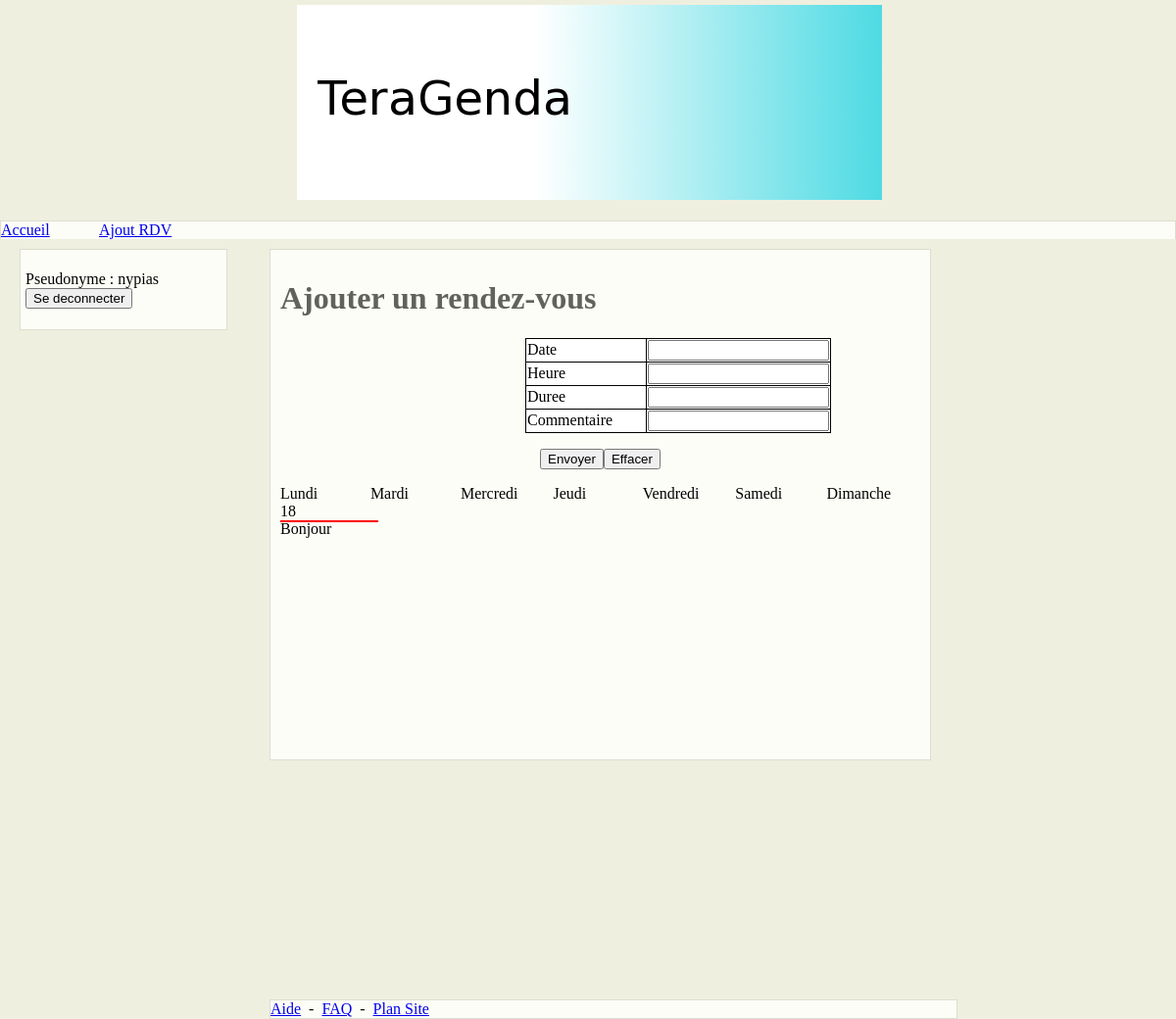
The app's page /ajoutrdv.php (signed in), older data.
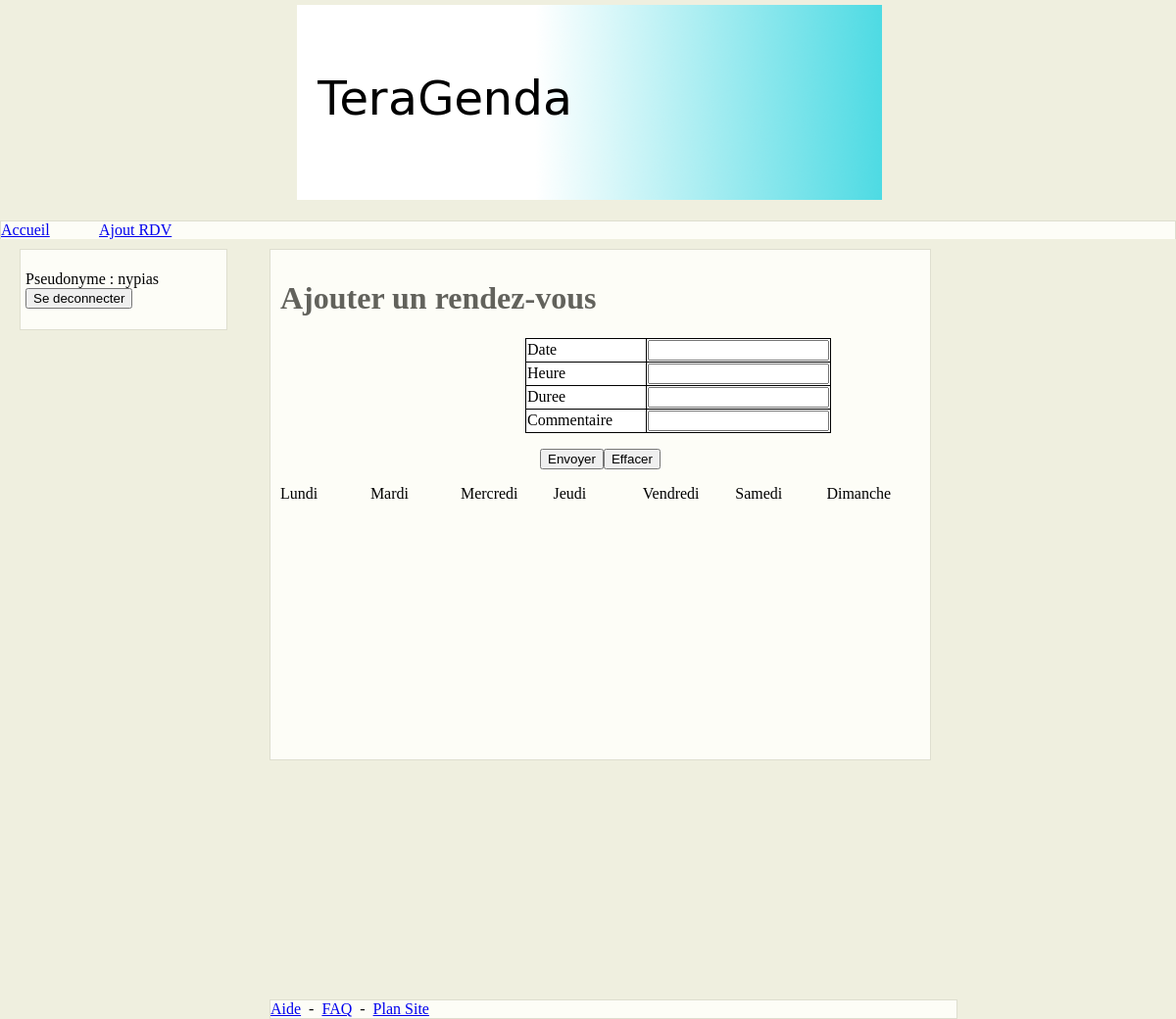
The same page, newer data.
### tables this page shows
CREATE TABLE IF NOT EXISTS `rdv` (
  `id` int(11) NOT NULL AUTO_INCREMENT,
  `id_compte_a_cree` int(11) NOT NULL,
  `id_projet_posseder` int(11) NOT NULL,
  `date` date NOT NULL,
  `heure` time NOT NULL,
  `duree` int(10) NOT NULL,
  `commentaire` varchar(200) NOT NULL,
  PRIMARY KEY (`id`),
  KEY `id_compte_a_cree` (`id_compte_a_cree`),
  KEY `id_projet_posseder` (`id_projet_posseder`)
);

### ajoutrdv.php (called while the page is built, shortened)
<?php
include("loader.php");
?>

### contenu/ajoutrdv.php (the view, shortened to what this page needs)
<?php
if (!isset($_SESSION["ses_connecte"]))
{
?>
<?php
}
else
{
?>
<h1>Ajouter un rendez-vous </h1>
<form method="post" action="">
	<table>
		<tr><td><label>Date</label></td><td><input type="text" id="date" name="date" /></td></tr>
		<tr><td><label>Heure</label></td><td><input type="text" id="heure" name="heure" /></td></tr>
		<tr><td><label>Duree</label></td><td><input type="text" id="duree" name="duree" /></td></tr>
		<tr><td><label>Commentaire</label></td><td><input type="text" id="commentaire" name="commentaire" /></td></tr>
	</table>
	<p style="text-align: center;">
		<input type="submit" value="Envoyer"/><input type="reset" value="Effacer"/>
	</p>
</form>
<ul>
<li>Lundi</li>
<li>Mardi</li>
<li>Mercredi</li>
<li>Jeudi</li>
<li>Vendredi</li>
<li>Samedi</li>
<li>Dimanche</li>
</ul>
<div style="position: relative;">
<?php
$q = mysql_query("SELECT * FROM rdv");
while ($d = mysql_fetch_array($q) )
{
$h = $d["heure"];
$deb = substr($h,0,2)*60+substr($h,3,5);
echo $deb;
	?><div style="position: absolute; top: <?php echo $deb; ?>px; left: <?php echo $d["date"]; ?>px; width: 100px; height: <?php echo $d["duree"]; ?>px; background-color: red;"><?php echo $d["commentaire"]; ?></div>
	<?php
}
?>
</div>
<?php
}
?>

### loader.php (shortened to what this page needs)
?><!DOCTYPE html PUBLIC "-//W3C//DTD XHTML 1.0 Strict//EN" "http://www.w3.org/TR/xhtml1/DTD/xhtml1-strict.dtd">
<html xmlns="http://www.w3.org/1999/xhtml" xml:lang="fr" >
   <head>
       <link rel="stylesheet" media="screen" type="text/css" href="design.css" />
   </head>
   <body>
     <div id="banniere">
		<a href="index.php" title="Lien vers la page principale"><img src="./image/header.png" alt="En tete Header" /></a>
     </div>
     <div id="barreup">
     	<ul>
     		<li><a href="./index.php" title="Lien vers la page d'accueil">Accueil</a></li>
     		<li><a href="./ajoutrdv.php" title="Ajout RDV">Ajout RDV</a></li>
    	 </ul>
     </div>
	 <div id="cadreconnexion">
	 <form method="post" action="">
	 <?php
if (isset($_SESSION["ses_connecte"]))
{
	?>
	 	 <p> Pseudonyme : <?php echo $_SESSION["ses_pseudo"]; ?> <br />
	 <input type="submit" value="Se deconnecter" /></p>
	 <?php
}
?>
	 </form>
	 </div>
	 <div id="presentationagenda">
	<?php
include("contenu/".$page.".php");
?>
	</div>
    	 <div id="footer">
    	      <div id="footer_texte">
	      	   <a href="aide.php" title="Aide Site">Aide</a>
		   <span>&nbsp;-&nbsp;</span>
		   <a href="faq.php" title="Faq">FAQ</a>
	<span>&nbsp;-&nbsp;</span>
 	<a href="plansite.php" title="Plan du site">Plan Site</a>
     	      </div>
	 </div>
  </body>
</html>

### design.css (style rules this page uses)
body { margin : auto; background-color : #EFEFDF; }
table { margin-left : 250px; border-collapse: collapse; background : white; }
table td { border : 1px solid black; width : 120px; }
ul { padding: 0px; margin: 0px; }
ul li { display: table-cell; width: 100px; }
h1 { color:#62625C; }
#banniere { width : 600px; height: 200px; margin:auto; margin-top:5px; margin-bottom:20px; }
#banniere img { border-style:none; }
#barreup { min-width : 600px; background-color : #FDFDF7; left : 250px; right : 250px; border:1px #DEDECF solid; border-bottom : none; margin-bottom : 10px; }
#cadreconnexion { background-color : #FDFDF7; position : absolute; width : 200px; padding : 5px; margin-left:20px; border:1px #DEDECF solid; }
#presentationagenda { position : absolute; min-height:500px; min-width :600px; left : 275px; right : 250px; padding : 10px; border:1px #DEDECF solid; background-color : #FDFDF7; }
#footer { position : absolute; top:1000px; width:700px; left : 275px; margin-top:20px; border:1px #DEDECF solid; background-color : #FDFDF7; }

Row changes from the older to the newer data that the page shows:
removed rdv: heure "18", commentaire "Bonjour"
